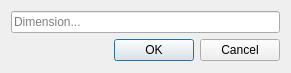
<?xml version="1.0" encoding="UTF-8"?>
<ui version="4.0">
 <class>SmartDimensionDialog</class>
 <widget class="QDialog" name="SmartDimensionDialog">
  <property name="geometry">
   <rect>
    <x>0</x>
    <y>0</y>
    <width>291</width>
    <height>73</height>
   </rect>
  </property>
  <property name="windowTitle">
   <string>Dialog</string>
  </property>
  <layout class="QVBoxLayout" name="verticalLayout">
   <item>
    <widget class="QLineEdit" name="lineEdit">
     <property name="placeholderText">
      <string>Dimension...</string>
     </property>
    </widget>
   </item>
   <item>
    <widget class="QDialogButtonBox" name="buttonBox">
     <property name="orientation">
      <enum>Qt::Horizontal</enum>
     </property>
     <property name="standardButtons">
      <set>QDialogButtonBox::Cancel|QDialogButtonBox::Ok</set>
     </property>
    </widget>
   </item>
  </layout>
 </widget>
 <resources/>
 <connections>
  <connection>
   <sender>buttonBox</sender>
   <signal>accepted()</signal>
   <receiver>SmartDimensionDialog</receiver>
   <slot>accept()</slot>
   <hints>
    <hint type="sourcelabel">
     <x>224</x>
     <y>51</y>
    </hint>
    <hint type="destinationlabel">
     <x>157</x>
     <y>72</y>
    </hint>
   </hints>
  </connection>
  <connection>
   <sender>buttonBox</sender>
   <signal>rejected()</signal>
   <receiver>SmartDimensionDialog</receiver>
   <slot>reject()</slot>
   <hints>
    <hint type="sourcelabel">
     <x>284</x>
     <y>57</y>
    </hint>
    <hint type="destinationlabel">
     <x>286</x>
     <y>72</y>
    </hint>
   </hints>
  </connection>
 </connections>
</ui>
